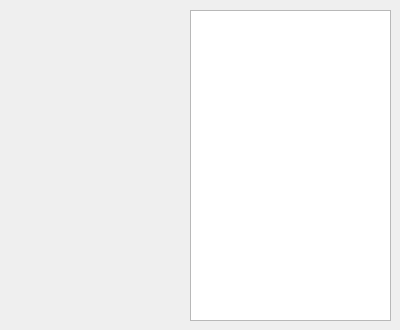
<?xml version="1.0" encoding="UTF-8"?>
<ui version="4.0">
 <class>AnchorMG</class>
 <widget class="QWidget" name="AnchorMG">
  <property name="geometry">
   <rect>
    <x>0</x>
    <y>0</y>
    <width>400</width>
    <height>330</height>
   </rect>
  </property>
  <property name="windowTitle">
   <string>Form</string>
  </property>
  <widget class="QTableView" name="AnchorTableView">
   <property name="geometry">
    <rect>
     <x>190</x>
     <y>10</y>
     <width>201</width>
     <height>311</height>
    </rect>
   </property>
  </widget>
  <widget class="QWidget" name="verticalLayoutWidget">
   <property name="geometry">
    <rect>
     <x>10</x>
     <y>60</y>
     <width>160</width>
     <height>80</height>
    </rect>
   </property>
   <layout class="QVBoxLayout" name="mainLayout"/>
  </widget>
 </widget>
 <resources/>
 <connections/>
</ui>
